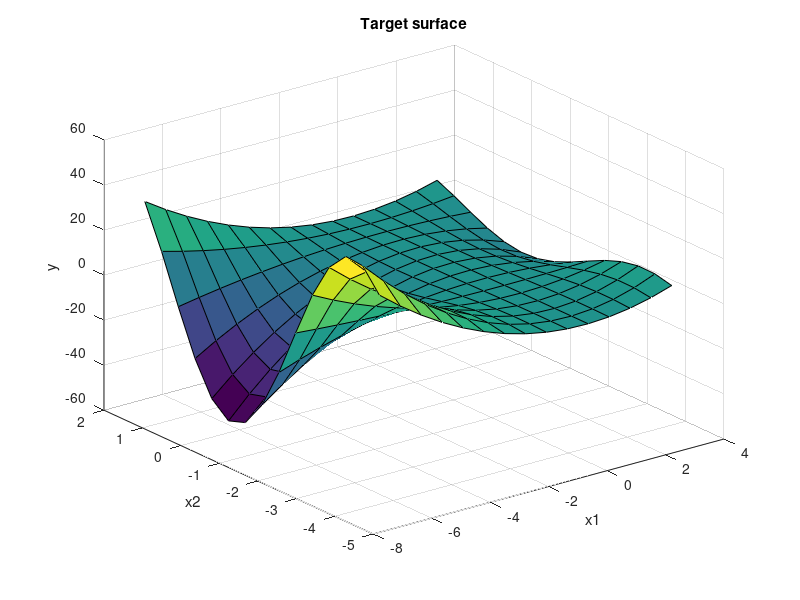

Recreate this plot in MATLAB.
% Etalon surface y = x1^2 * sin(x2 - 1)

n = 15;

x1 = -7:10/(n-1):3;
x2 = -4.4:6.1/(n-1):1.7;

y = zeros(n,n);

for j = 1:n
    y(j,:) = x1.^2 .* sin(x2(j)-1);
end

figure;
surf(x1, x2, y);
xlabel('x1');
ylabel('x2');
zlabel('y');
title('Target surface');